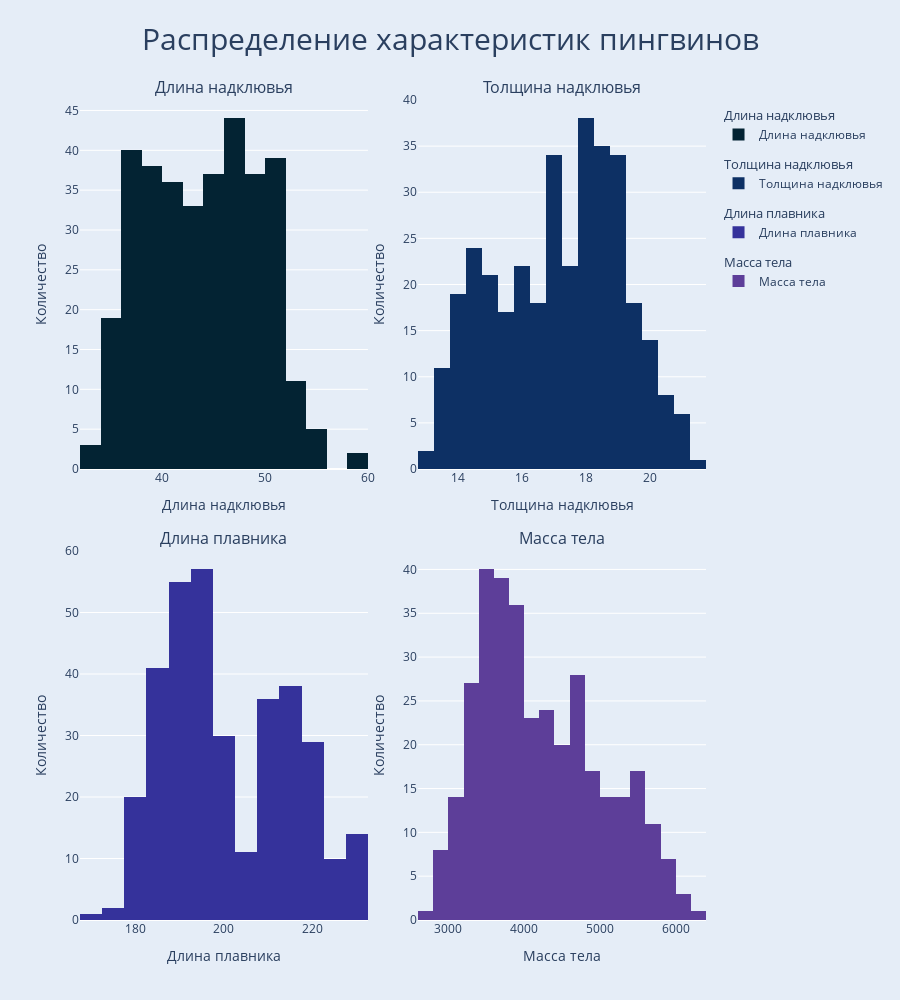

The notebook cell this image was saved under:
### Markdown cell above
Распределение характеристик пингвинов

### Code cell
palette = cycle(px.colors.sequential.thermal)

fig = sp.make_subplots(
    rows=2, 
    cols=2,
    horizontal_spacing=0.08,
    subplot_titles=[
        "Длина надклювья",
        "Толщина надклювья",
        "Длина плавника",
        "Масса тела"],
        vertical_spacing = 0.1
)

culmen_length_mm = go.Histogram(
    x=penguin.culmen_length_mm,
    name="Длина надклювья",
    marker_color=next(palette),
    legendgroup="Длина надклювья",
    legendgrouptitle_text="Длина надклювья",
)

culmen_depth_mm = go.Histogram(
    x=penguin.culmen_depth_mm,
    name="Толщина надклювья",
    marker_color=next(palette),
    legendgroup="Толщина надклювья",
    legendgrouptitle_text="Толщина надклювья",
)

flipper_length_mm = go.Histogram(
    x=penguin.flipper_length_mm,
    name="Длина плавника",
    marker_color=next(palette),
    legendgroup="Длина плавника",
    legendgrouptitle_text="Длина плавника",
)

body_mass_g = go.Histogram(
    x=penguin.body_mass_g,
    name="Масса тела",
    marker_color=next(palette),
    legendgroup="Масса тела",
    legendgrouptitle_text="Масса тела",
)

fig.add_trace(culmen_length_mm, row=1, col=1)
fig.update_xaxes(title_text="Длина надклювья", row=1, col=1)
fig.update_yaxes(title_text="Количество", row=1, col=1)

fig.add_trace(culmen_depth_mm, row=1, col=2)
fig.update_xaxes(title_text="Толщина надклювья", row=1, col=2)
fig.update_yaxes(title_text="Количество", row=1, col=2)

fig.add_trace(flipper_length_mm, row=2, col=1)
fig.update_xaxes(title_text="Длина плавника", row=2, col=1)
fig.update_yaxes(title_text="Количество", row=2, col=1)

fig.add_trace(body_mass_g, row=2, col=2)
fig.update_xaxes(title_text="Масса тела", row=2, col=2)
fig.update_yaxes(title_text="Количество", row=2, col=2)

fig.update_layout(
    template="plotly",
    height=1000,
)

fig.update(
    layout_title_text="Распределение характеристик пингвинов",
    layout_title_font_size=30,
    layout_title_x=0.5,
    layout_paper_bgcolor='rgb(229, 237, 247)',
    layout_plot_bgcolor='rgb(229, 237, 247)',
)

fig.show()

### Figure 1 — Plotly figure (JSON) as saved in the notebook; plotly's stock layout.template omitted (floating-point values rounded to 4 significant figures; data arrays with more than 128 entries replaced by an {"elided": "..."} marker saying what was removed)
{"data": [{"legendgroup": "Длина надклювья", "legendgrouptitle": {"text": "Длина надклювья"}, "marker": {"color": "rgb(3, 35, 51)"}, "name": "Длина надклювья", "type": "histogram", "x": {"elided": "344 float values"}, "xaxis": "x", "yaxis": "y"}, {"legendgroup": "Толщина надклювья", "legendgrouptitle": {"text": "Толщина надклювья"}, "marker": {"color": "rgb(13, 48, 100)"}, "name": "Толщина надклювья", "type": "histogram", "x": {"elided": "344 float values"}, "xaxis": "x2", "yaxis": "y2"}, {"legendgroup": "Длина плавника", "legendgrouptitle": {"text": "Длина плавника"}, "marker": {"color": "rgb(53, 50, 155)"}, "name": "Длина плавника", "type": "histogram", "x": {"elided": "344 float values"}, "xaxis": "x3", "yaxis": "y3"}, {"legendgroup": "Масса тела", "legendgrouptitle": {"text": "Масса тела"}, "marker": {"color": "rgb(93, 62, 153)"}, "name": "Масса тела", "type": "histogram", "x": {"elided": "344 float values"}, "xaxis": "x4", "yaxis": "y4"}], "layout": {"annotations": [{"font": {"size": 16}, "showarrow": false, "text": "Длина надклювья", "x": 0.23, "xanchor": "center", "xref": "paper", "y": 1, "yanchor": "bottom", "yref": "paper"}, {"font": {"size": 16}, "showarrow": false, "text": "Толщина надклювья", "x": 0.77, "xanchor": "center", "xref": "paper", "y": 1, "yanchor": "bottom", "yref": "paper"}, {"font": {"size": 16}, "showarrow": false, "text": "Длина плавника", "x": 0.23, "xanchor": "center", "xref": "paper", "y": 0.45, "yanchor": "bottom", "yref": "paper"}, {"font": {"size": 16}, "showarrow": false, "text": "Масса тела", "x": 0.77, "xanchor": "center", "xref": "paper", "y": 0.45, "yanchor": "bottom", "yref": "paper"}], "height": 1000, "paper_bgcolor": "rgb(229, 237, 247)", "plot_bgcolor": "rgb(229, 237, 247)", "title": {"font": {"size": 30}, "text": "Распределение характеристик пингвинов", "x": 0.5}, "xaxis": {"anchor": "y", "domain": [0, 0.46], "title": {"text": "Длина надклювья"}}, "xaxis2": {"anchor": "y2", "domain": [0.54, 1], "title": {"text": "Толщина надклювья"}}, "xaxis3": {"anchor": "y3", "domain": [0, 0.46], "title": {"text": "Длина плавника"}}, "xaxis4": {"anchor": "y4", "domain": [0.54, 1], "title": {"text": "Масса тела"}}, "yaxis": {"anchor": "x", "domain": [0.55, 1], "title": {"text": "Количество"}}, "yaxis2": {"anchor": "x2", "domain": [0.55, 1], "title": {"text": "Количество"}}, "yaxis3": {"anchor": "x3", "domain": [0, 0.45], "title": {"text": "Количество"}}, "yaxis4": {"anchor": "x4", "domain": [0, 0.45], "title": {"text": "Количество"}}}}
